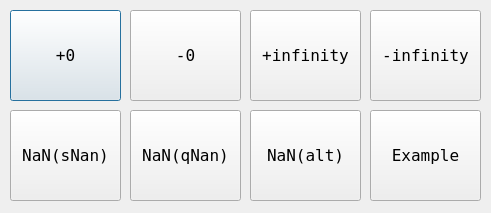
<?xml version="1.0" encoding="UTF-8"?>
<ui version="4.0">
 <class>special</class>
 <widget class="QDialog" name="special">
  <property name="geometry">
   <rect>
    <x>0</x>
    <y>0</y>
    <width>491</width>
    <height>213</height>
   </rect>
  </property>
  <property name="windowTitle">
   <string>Dialog</string>
  </property>
  <widget class="QPushButton" name="posZero">
   <property name="geometry">
    <rect>
     <x>10</x>
     <y>10</y>
     <width>111</width>
     <height>91</height>
    </rect>
   </property>
   <property name="font">
    <font>
     <family>Inconsolata</family>
     <pointsize>12</pointsize>
    </font>
   </property>
   <property name="text">
    <string>+0</string>
   </property>
  </widget>
  <widget class="QPushButton" name="negZero">
   <property name="geometry">
    <rect>
     <x>130</x>
     <y>10</y>
     <width>111</width>
     <height>91</height>
    </rect>
   </property>
   <property name="font">
    <font>
     <family>Inconsolata</family>
     <pointsize>12</pointsize>
    </font>
   </property>
   <property name="text">
    <string>-0</string>
   </property>
  </widget>
  <widget class="QPushButton" name="sNan">
   <property name="geometry">
    <rect>
     <x>10</x>
     <y>110</y>
     <width>111</width>
     <height>91</height>
    </rect>
   </property>
   <property name="font">
    <font>
     <family>Inconsolata</family>
     <pointsize>12</pointsize>
    </font>
   </property>
   <property name="text">
    <string>NaN(sNan)</string>
   </property>
  </widget>
  <widget class="QPushButton" name="qNan">
   <property name="geometry">
    <rect>
     <x>130</x>
     <y>110</y>
     <width>111</width>
     <height>91</height>
    </rect>
   </property>
   <property name="font">
    <font>
     <family>Inconsolata</family>
     <pointsize>12</pointsize>
    </font>
   </property>
   <property name="text">
    <string>NaN(qNan)</string>
   </property>
  </widget>
  <widget class="QPushButton" name="posInf">
   <property name="geometry">
    <rect>
     <x>250</x>
     <y>10</y>
     <width>111</width>
     <height>91</height>
    </rect>
   </property>
   <property name="font">
    <font>
     <family>Inconsolata</family>
     <pointsize>12</pointsize>
    </font>
   </property>
   <property name="text">
    <string>+infinity</string>
   </property>
  </widget>
  <widget class="QPushButton" name="altNan">
   <property name="geometry">
    <rect>
     <x>250</x>
     <y>110</y>
     <width>111</width>
     <height>91</height>
    </rect>
   </property>
   <property name="font">
    <font>
     <family>Inconsolata</family>
     <pointsize>12</pointsize>
    </font>
   </property>
   <property name="text">
    <string>NaN(alt)</string>
   </property>
  </widget>
  <widget class="QPushButton" name="negInf">
   <property name="geometry">
    <rect>
     <x>370</x>
     <y>10</y>
     <width>111</width>
     <height>91</height>
    </rect>
   </property>
   <property name="font">
    <font>
     <family>Inconsolata</family>
     <pointsize>12</pointsize>
    </font>
   </property>
   <property name="text">
    <string>-infinity</string>
   </property>
  </widget>
  <widget class="QPushButton" name="example">
   <property name="geometry">
    <rect>
     <x>370</x>
     <y>110</y>
     <width>111</width>
     <height>91</height>
    </rect>
   </property>
   <property name="font">
    <font>
     <family>Inconsolata</family>
     <pointsize>12</pointsize>
    </font>
   </property>
   <property name="text">
    <string>Example</string>
   </property>
  </widget>
 </widget>
 <resources/>
 <connections/>
</ui>
